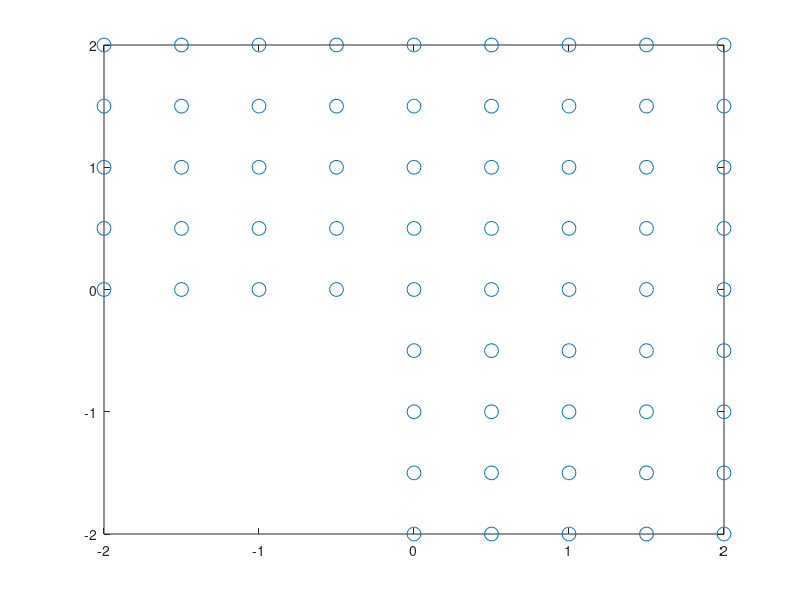

Write MATLAB code to recreate this figure.
%Finite Element Method
clear all; close all;
N_x=4;
h=2/N_x;
%N_e: number of elements
%N_p: number of nodes, including boundary nodes
%N_b: number of boundary nodes of Dirichlet type
N_e=6*N_x*N_x;
N_p=(N_x*2+1)^2-N_x^2;
N_b=N_x+1;
b_dirichlet=zeros(N_x+1,1);
for i=1:N_x+1
    b_dirichlet(i)=2*(2-(i-1)*h)-(2-h*(i-1))^2;
end

%coordinates of nodal points
Nodes=[];

for j=0:N_x
    for i=0:2*N_x
        Nodes=[Nodes;i*h-2 2-j*h];
    end
end
for j=1:N_x
    for i=0:N_x
        Nodes=[Nodes;i*h -j*h];
    end
end

 plot(Nodes(:,1),Nodes(:,2),'o','MarkerSize',10);
 
 %B is the connectivity matrix
B=[];
for j=1:N_x
    for i=1:2*N_x
        B=[B;(j-1)*(2*N_x+1)+i (j-1)*(2*N_x+1)+i+1 j*(2*N_x+1)+i+1];
        B=[B;j*(2*N_x+1)+i+1 j*(2*N_x+1)+i (j-1)*(2*N_x+1)+i];
    end
end
for j=1:N_x
    for i=1:N_x
        B=[B;(j-1)*(N_x+1)+i+N_x*(2*N_x+2) (j-1)*(N_x+1)+i+1+N_x*(2*N_x+2) (j-1)*(N_x+1)+i+2+N_x*(2*N_x+3)];
        B=[B;(j-1)*(N_x+1)+i+2+N_x*(2*N_x+3) (j-1)*(N_x+1)+i+1+N_x*(2*N_x+3) (j-1)*(N_x+1)+i+N_x*(2*N_x+2)];
    end
end

Dirichlet_nodes=[];
for j=0:N_x
    Dirichlet_nodes=[Dirichlet_nodes; j*(2*N_x+1)+1];
end
A_element=[1/2 -1/2 0;
          -1/2 1 -1/2; 
           0 -1/2 1/2];

%----assemble the global matrix and solution is stored in c_global----------------
A_global=zeros(N_p);
b_global=zeros(N_p,1);

for i_e=1:N_e
    for m=1:3
        for n=1:3
            i=B(i_e,m);
            j=B(i_e,n);
            A_global(i,j)=A_global(i,j)+A_element(m,n);
        end
    end
end

b_global(Dirichlet_nodes)=b_dirichlet;
A_global(Dirichlet_nodes,:)=0;
for i=1:(N_x+1)
    A_global(Dirichlet_nodes(i),Dirichlet_nodes(i))=1;
end
c_global=A_global\b_global;

%Solutions at indicated points:
A_node=3/4*N_x*(2*N_x+1)+5/4*N_x+1;
B_node=2/4*N_x*(2*N_x+1)+3/2*N_x+1;
C_node=1/4*N_x*(2*N_x+1)+7/4*N_x+1;
N_x
A_value=c_global(A_node)
B_value=c_global(B_node)
C_value=c_global(C_node)


